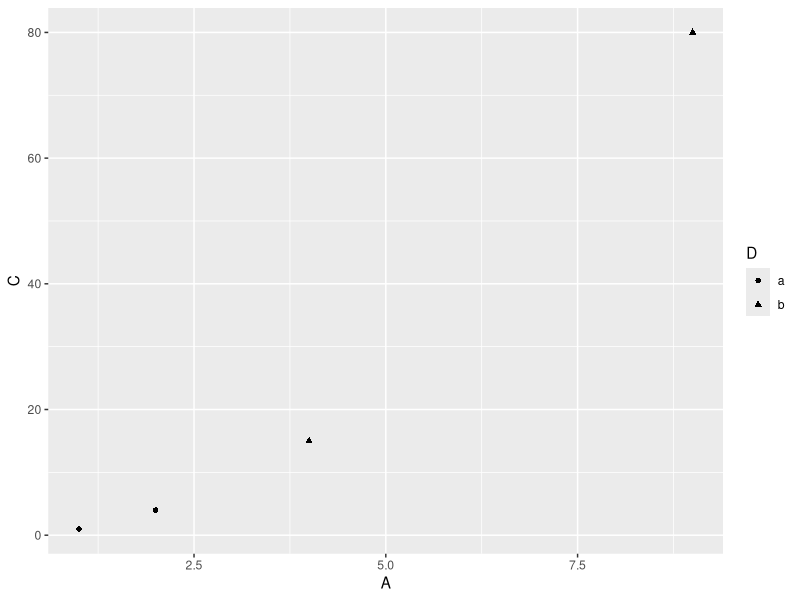
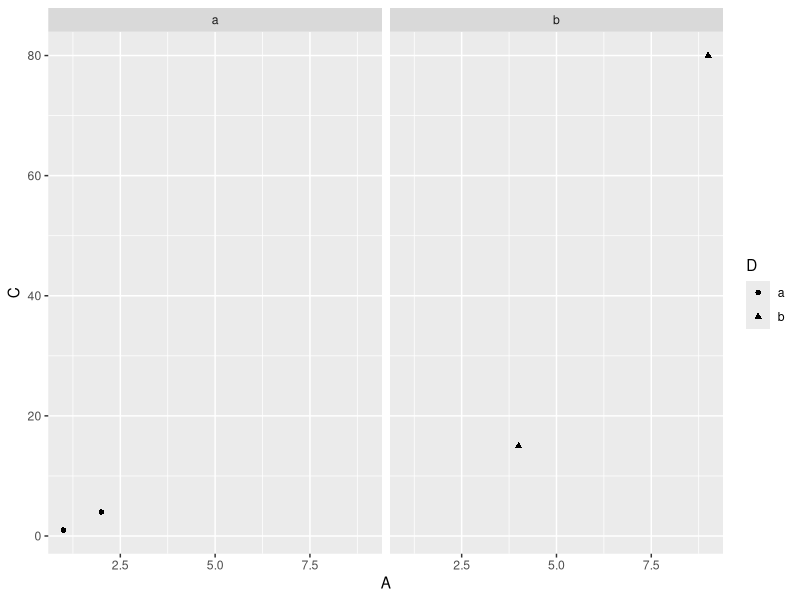
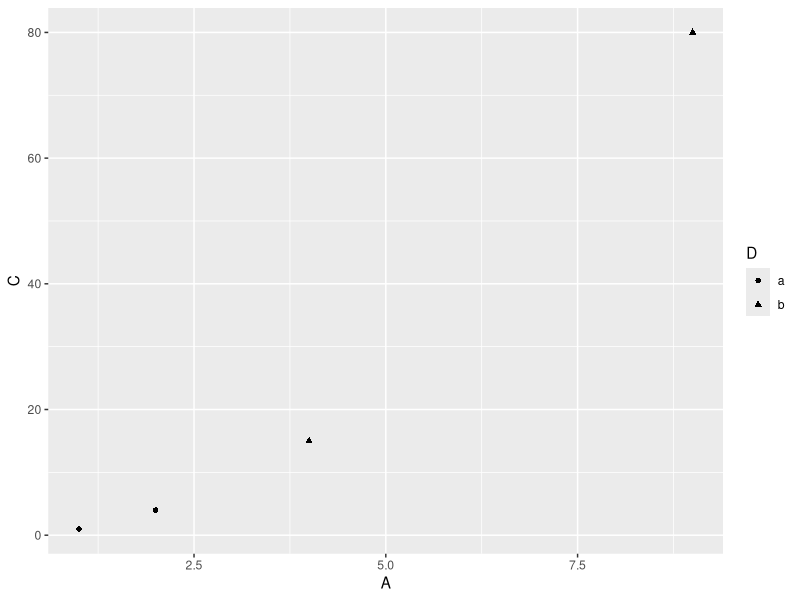
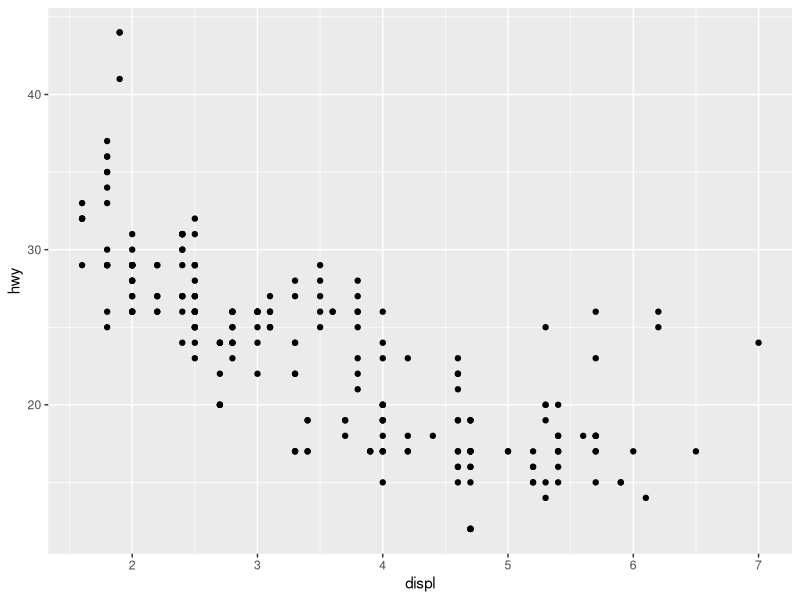
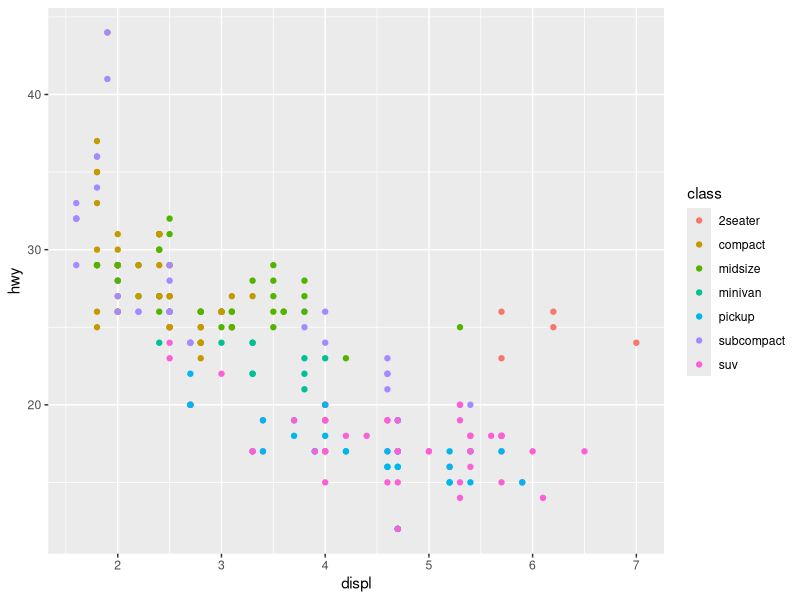
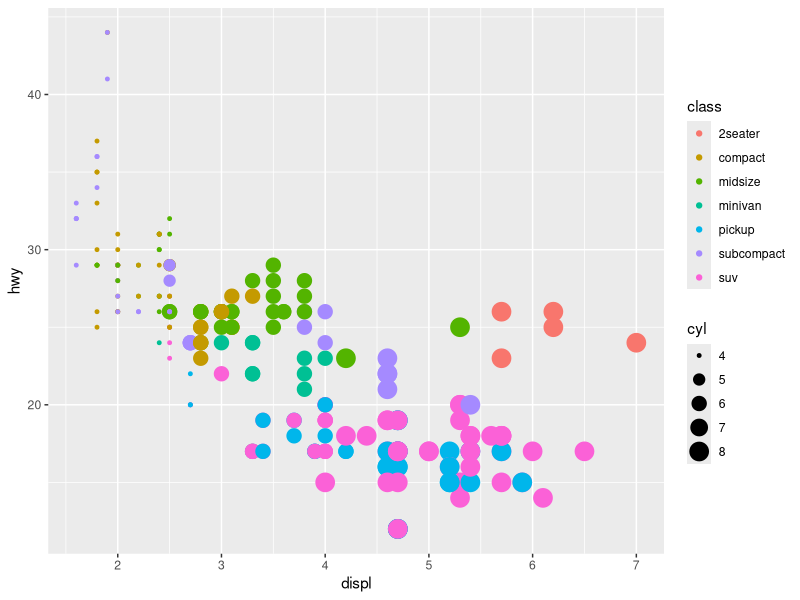
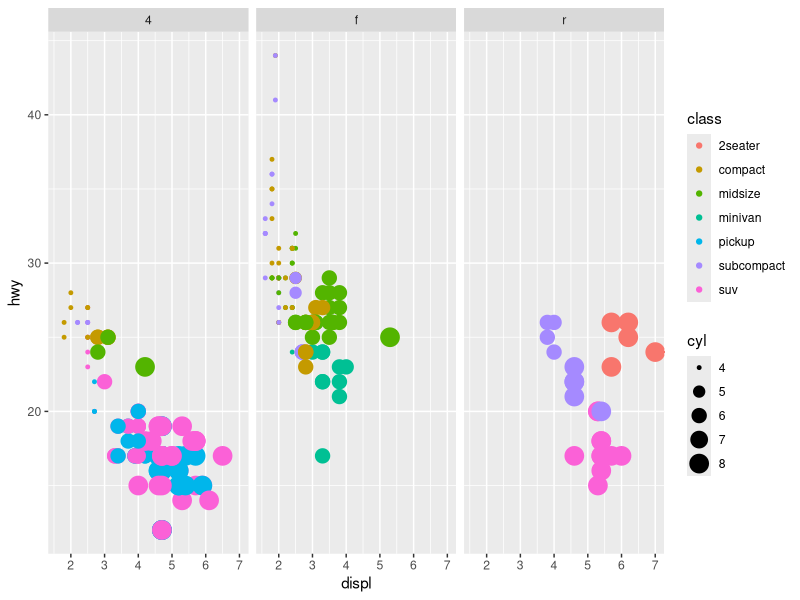
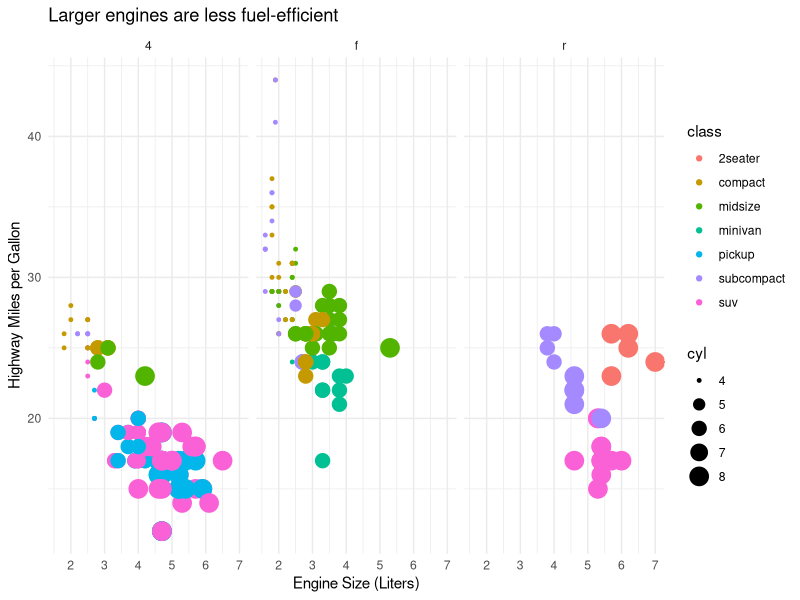

The R script that drew these images, in order: (Note: this script raises an error after producing the figures.)
## ---- chunk 1
knitr::opts_chunk$set(echo = TRUE)
## ---- chunk 2
simple <- data.frame(A=c(2, 1, 4, 9),
                    B=c(3, 2, 5, 10),
                    C=c(4, 1, 15, 80),
                    D=c('a', 'a', 'b', 'b'))
simple
## ---- chunk 3
library(ggplot2)

ggplot(data=simple,
       mapping=aes(x=A, y=C, shape=D)) +
  layer(geom="point",
        stat="identity",
        position="identity") +
  scale_x_continuous() +
  scale_y_continuous() +
  scale_shape_discrete() +
  coord_cartesian() +
  facet_null()
## ---- chunk 4
ggplot(data=simple,
       mapping=aes(x=A, y=C, shape=D)) +
  layer(geom="point",
        stat="identity",
        position="identity") +
  scale_x_continuous() +
  scale_y_continuous() +
  coord_cartesian() +
  facet_wrap(~D)
## ---- chunk 5
ggplot(simple, aes(x=A, y=C, shape=D)) + 
  geom_point()
## ---- chunk 6
mpg
## ---- chunk 7
ggplot(data = mpg,
       mapping = aes(x=displ, y=hwy)) + 
  geom_point()
## ---- chunk 8
ggplot(data = mpg,
       mapping = aes(x=displ,
                     y=hwy,
                     color=class)) + 
  geom_point()
## ---- chunk 9
ggplot(data = mpg,
       mapping = aes(x=displ,
                     y=hwy,
                     color=class,
                     size=cyl)) + 
  geom_point()
## ---- chunk 10
ggplot(data = mpg,
       mapping = aes(x=displ,
                     y=hwy,
                     color=class,
                     size=cyl)) + 
  geom_point() + facet_grid(~drv)
## ---- chunk 11
ggplot(data = mpg,
       mapping = aes(x=displ,
                     y=hwy,
                     color=class,
                     size=cyl)) + 
  geom_point() + facet_wrap(~drv) +
  labs(x="Engine Size (Liters)",
       y="Highway Miles per Gallon",
       title="Larger engines are less fuel-efficient") +
  theme_minimal()
## ---- chunk 12
ggplot(data = mpg,
       mapping = aes(x=displ, y=hwy)) + 
  layer(geom="point",
        stat="identity",
        position="identity") +
  layer(geom="line",
        stat="smooth",
        position="identity",
        params=list(method="auto", formula=y~x, se=TRUE))
## ---- chunk 13
ggplot(data = mpg,
       mapping = aes(x=displ, y=hwy)) + 
  geom_point() + geom_smooth()
## ---- chunk 14
ggplot(data = mpg, mapping = aes(x=class)) +
  geom_bar()
## ---- chunk 15
ggplot(data = mpg, mapping = aes(x=hwy)) +
  geom_histogram()
## ---- chunk 16
ggplot(data = mpg, mapping = aes(x=class)) +
  layer(geom="bar",
        stat="count",
        position="identity")
## ---- chunk 17
ggplot(data = mpg, mapping = aes(x=hwy)) +
  layer(geom="bar",
        stat="bin",
        position="identity")
## ---- chunk 18
ggplot(data = mpg, mapping = aes(x=hwy)) +
  geom_bar(stat="bin")
## ---- chunk 19
ggplot(data = mpg, mapping = aes(x=class, y=hwy)) +
  geom_boxplot()
## ---- chunk 20
ggplot(data = mpg,
       mapping = aes(x=displ, y=hwy, color=drv)) + 
  geom_point() + geom_smooth()
## ---- chunk 21
ggplot(data = mpg) + 
  geom_point(mapping=aes(x=displ, y=hwy, color=drv)) + 
  geom_smooth(mapping=aes(x=displ, y=hwy))
## ---- chunk 22
ggplot(data = mpg,
       mapping=aes(x=displ, y=hwy)) + 
  geom_point(mapping=aes(color=drv)) + 
  geom_smooth()
## ---- chunk 23
ggplot(data = mpg, 
       mapping = aes(x = displ, y = hwy)) + 
  geom_point(mapping = aes(color = drv)) + 
  geom_smooth(data = mpg[mpg$drv == "f",])
## ---- chunk 24
ggplot(data = mpg,
       mapping = aes(x=displ, y=hwy)) + 
  geom_point()
## ---- chunk 25
ggplot(data = mpg,
       mapping = aes(x=displ, y=hwy)) + 
  geom_point(position="jitter")
## ---- chunk 26
ggplot(diamonds, mapping=aes(x=carat, y=price)) +
  geom_point()
## ---- chunk 27
ggplot(diamonds, mapping=aes(x=carat, y=price)) +
  geom_point(alpha=1/100)
## ---- chunk 28
geom_histogram
## ---- chunk 29
g <- ggplot(data=mpg)
## ---- chunk 30
g + geom_point(mapping=aes(x=displ, y=hwy))
## ---- chunk 31
g + geom_jitter(mapping=aes(x=displ, y=hwy))
## ---- chunk 32
ggplot(data=mpg) + stat_identity(mapping=aes(x=displ, y=hwy))
## ---- chunk 33
ggplot(data=mpg) + stat_count(mapping=aes(x=drv))
## ---- chunk 34
ggplot(data=mpg) + stat_bin(mapping=aes(x=hwy))
## ---- chunk 35
ggplot(data=mpg) + stat_qq(mapping=aes(sample=hwy))
## ---- chunk 36
ggplot(data=mpg) + stat_boxplot(mapping=aes(x=drv, y=hwy))
## ---- chunk 37
ggplot(data=mpg) + 
  geom_histogram(mapping=aes(x=hwy))
## ---- chunk 38
ggplot(data=mpg) + 
  geom_histogram(mapping=aes(x=hwy, y=..density..))
## ---- chunk 39
ggplot(data=mpg) + 
  geom_bar(mapping=aes(x=drv))
## ---- chunk 40
ggplot(data=mpg) + 
  geom_bar(mapping=aes(x=drv, y=..prop..))
## ---- chunk 41
ggplot(data=mpg) + 
  geom_bar(mapping=aes(x=drv, y=..prop.., group=1))
## ---- chunk 42
ggplot(data=mpg) + 
  geom_bar(mapping=aes(x=drv, y=..prop.., group=2))
## ---- chunk 43
ggplot(data=mpg) + 
  geom_bar(mapping=aes(x=drv, y=..prop.., group=drv))
## ---- chunk 44
ggplot(data=mpg) + 
  geom_bar(mapping=aes(x=drv, y=..prop.., group="foo"))
## ---- chunk 45
ggplot(data=mpg) + 
  geom_bar(mapping=aes(x=drv)) +
  labs(title="Implicit y")
## ---- chunk 46
ggplot(data=mpg) + 
  geom_bar(mapping=aes(x=drv, y=..count..)) +
  labs(title="Explicit y")
## ---- chunk 47
drive <- data.frame(type = c("four wheel",
                             "front wheel",
                             "rear wheel"),
                    count = c(sum(mpg$drv == "4"),
                              sum(mpg$drv == "f"),
                              sum(mpg$drv == "r")))
## ---- chunk 48
ggplot(drive) + geom_bar(mapping=aes(x=type, y=count),
                              stat="identity")
## ---- chunk 49
ggplot(data=mpg) + geom_point(aes(x=displ,
                                  y=hwy,
                                  color=cyl >= 6))
## ---- chunk 50
ggplot(data=mpg) + geom_point(aes(x=cty,
                                  y=hwy,
                                  color=displ >= 3))
## ---- chunk 51
ggplot(data=mpg) + geom_boxplot(aes(x=displ >= 3,
                                    y=hwy))
## ---- chunk 52
ggplot(data=mpg) + geom_point(aes(x=displ,
                                  y=hwy,
                                  size=cyl))
## ---- chunk 53
ggplot(data=mpg) + geom_point(aes(x=displ,
                                  y=hwy,
                                  color=cyl))
## ---- chunk 54
ggplot(data=mpg) + geom_point(aes(x=displ,
                                  y=hwy,
                                  color=as.character(cyl)))
## ---- chunk 55
ggplot(mpg) + geom_bar(aes(x=drv,
                           fill=hwy >= 25),
                       position="stack")

ggplot(mpg) + geom_bar(aes(x=drv,
                           fill=hwy >= 25))
## ---- chunk 56
ggplot(mpg) + geom_bar(aes(x=drv,
                           fill=hwy >= 25),
                       position="dodge")
## ---- chunk 57
ggplot(data=mpg, aes(x=displ, y=hwy)) +
  geom_point() +
  scale_x_continuous() + 
  scale_y_continuous()
## ---- chunk 58
ggplot(data=mpg, aes(x=displ, y=hwy)) +
  geom_point()
## ---- chunk 59
ggplot(data=mpg) +
  geom_point(mapping=aes(x=displ, y=hwy), color="blue") +
  geom_point(mapping=aes(x=displ, y=cty), color="red")
## ---- chunk 60
ggplot(data=mpg) +
  geom_point(mapping=aes(x=displ, y=hwy, color="Highway")) +
  geom_point(mapping=aes(x=displ, y=cty, color="City")) +
  labs(y="Mileage")
## ---- chunk 61
ggplot(data=mpg) +
  geom_point(mapping=aes(x=displ, y=hwy,
                         color="Highway",
                         shape="Highway")) +
  geom_point(mapping=aes(x=displ, y=cty,
                         color="City",
                         shape="City"))
## ---- chunk 62
ggplot(data=mpg, aes(x=displ, y=hwy)) +
  geom_point() +
  coord_cartesian()
## ---- chunk 63
ggplot(data=mpg, aes(x=displ, y=hwy)) +
  geom_point()
## ---- chunk 64
ggplot(data = mpg, aes(x = manufacturer, y = hwy)) + 
  geom_boxplot() +
  coord_flip()
## ---- chunk 65
ggplot(data = mpg, aes(x = 1, fill=class)) + 
  geom_bar() +
  coord_polar(theta="y")
## ---- chunk 66
library(maps)
four_corners <- map_data("state",
                  region=c("arizona",
                           "new mexico",
                           "utah",
                           "colorado"))
ggplot(four_corners) + 
  geom_polygon(mapping=aes(x=long,
                           y=lat,
                           group=group),
               fill=NA,
               color="black") +
  coord_map()
## ---- chunk 67
ggplot(mpg, aes(x=displ, y=hwy)) +
  geom_point() +
  facet_wrap(~drv)
## ---- chunk 68
ggplot(mpg, aes(x=displ, y=hwy)) +
  geom_point() +
  facet_grid(cyl ~ drv)
## ---- chunk 69
ggplot(mpg, aes(displ, hwy)) +
  geom_point() +
  facet_wrap(~cut_number(cty, 3))
## ---- chunk 70
g <- ggplot(mpg, aes(x=displ, y=hwy, color=drv)) +
  geom_point() +
  geom_smooth()
g
## ---- chunk 71
g + theme_minimal()
## ---- chunk 72
g + theme_dark()
## ---- chunk 73
g + theme_light()
## ---- chunk 74
g + theme_void()
## ---- chunk 75
ggplot(mpg, aes(x=manufacturer, y=hwy)) +
  geom_boxplot() +
  theme_minimal()
## ---- chunk 76
ggplot(mpg, aes(x=manufacturer, y=hwy)) +
  geom_boxplot() +
  theme_minimal() +
  theme(axis.text.x = element_text(angle = 90, vjust = 0.5, hjust=1))
